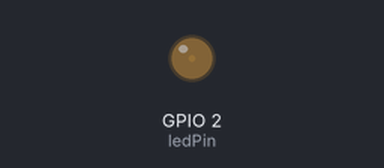
A sketch run on a simulated ESP8266 (Wemos D1 mini). Parts: output pins drawn as LEDs (lit = HIGH). WiFi joins after 1.5 s; servers stay silent unless stated; what the sketch prints to the serial monitor is not drawn.

Above: at 1.6 s.
At 2.5 s:
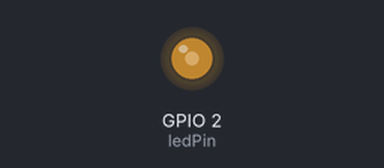
At 3.4 s:
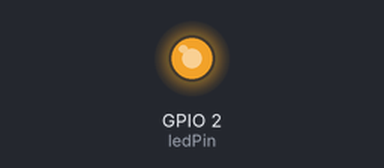
At 5.25 s:
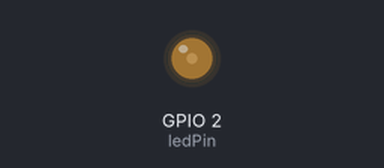
Timing chart, 0 to 7.0 s (numbered marks = the images above):
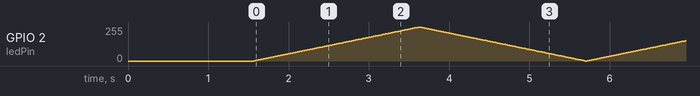

The sketch:

APP_WIFI_OTA_Fade.ino
```cpp
/* M. Gries 2016-05-16 */

/*
 *  Design Specification
 *  Based on ArduinoOTA/WebUpdater for OTA Uploads of any *.bin file the target application will be added here too
 *  an OTA uploader functionality  still remains
 *  so another target application can be uploaded later on or an update of the following target application:
 *
 *  Target Application: FADE
 *  source code copied from original Arduino examples 01.Basics/Fade.ino
 *
 */

//INCLUDES
#include <ESP8266WiFi.h>
#include <WiFiClient.h>
#include <ESP8266WebServer.h>
#include <ESP8266mDNS.h>
#include <ESP8266HTTPUpdateServer.h>

//DECLARATIONS
const int ledPin = BUILTIN_LED;  // the onboard LED
ESP8266WebServer httpServer(80);
ESP8266HTTPUpdateServer httpUpdater;
void wifi();
void ota();
void esp();
void fade();

//SETUP
void setup(void){
  Serial.begin(74880); /* 2016-05-15 modified from 115200 to 74880*/
  Serial.println("Setup: ");
  Serial.println(" configuring Wifi, OTA, ESP, Application (Fade) ... ");
  wifi();
  ota();
  esp();
  // Target Application (Fade) Setup:
  pinMode(ledPin, OUTPUT);  // initialize onboard LED as output
  Serial.println("Fade:");
  Serial.println(" processing fading of built-in LED");
  Serial.println(" application running ...");
}

//LOOP
void loop(void){
  httpServer.handleClient();
  // Target Application Loop:
  fade();
}
```

ESP.ino
```cpp
/*
 *
 * APIs related to deep sleep and watchdog timer are available in the ESP object, only available in Alpha version.
 *
 * ESP.deepSleep(microseconds, mode) will put the chip into deep sleep.
 * mode is one of WAKE_RF_DEFAULT, WAKE_RFCAL, WAKE_NO_RFCAL, WAKE_RF_DISABLED.
 * (GPIO16 needs to be tied to RST to wake from deepSleep.)
 *
 * ESP.restart() restarts the CPU.
 * ESP.getResetReason() returns String containing the last reset resaon in human readable format.
 * ESP.getFreeHeap() returns the free heap size.
 * ESP.getChipId() returns the ESP8266 chip ID as a 32-bit integer.
 *
 * Several APIs may be used to get flash chip info:
 * ESP.getFlashChipId() returns the flash chip ID as a 32-bit integer.
 * ESP.getFlashChipSize() returns the flash chip size, in bytes, as seen by the SDK (may be less than actual size).
 * ESP.getFlashChipSpeed(void) returns the flash chip frequency, in Hz.
 * ESP.getCycleCount() returns the cpu instruction cycle count since start as an unsigned 32-bit.
 * This is useful for accurate timing of very short actions like bit banging.
 *
 * ESP.getVcc() may be used to measure supply voltage.
 * ESP needs to reconfigure the ADC at startup in order for this feature to be available.
 * Add the following line to the top of your sketch to use getVcc:
 * ADC_MODE(ADC_VCC); TOUT pin has to be disconnected in this mode.
 * Note that by default ADC is configured to read from TOUT pin using analogRead(A0), and ESP.getVCC() is not available.
 *
 */

void esp(){
  Serial.println("ESP:");
//ADC_MODE(ADC_VCC); //not supported
//Serial.print(" .getVCC:            \t"); Serial.println(ESP.getVCC()); // not supported
  Serial.print(" .getRestReason:     \t"); Serial.println(ESP.getResetReason());
  Serial.print(" .getFreeHeap:       \t"); Serial.println(ESP.getFreeHeap());
  String sESPchipID;  sESPchipID = ESP.getChipId();
  char buf[12]; sESPchipID.toCharArray(buf, 10);
  Serial.printf(" .getChipId:        \t%s\n", buf );
  Serial.print(" .getFlashChipId:    \t"); Serial.println(ESP.getFlashChipId());
  Serial.print(" .getFlashChipSize:  \t"); Serial.println(ESP.getFlashChipSize());
  Serial.print(" .getFlashChipSpeed: \t"); Serial.println(ESP.getFlashChipSpeed());
  Serial.print(" .getCycleCount:     \t"); Serial.println(ESP.getCycleCount());
}
```

Fade.ino
```cpp
int brightness = 0;          // how bright the LED is (0 = full, 512 = dim, 1023 = off)
int fadeAmount = 5;          // how many points to fade the LED by each loop
const int delayMillis = 10;  // how long to pause between each loop

void fade() {
  // set the LED brightness
  analogWrite(ledPin, brightness);

  // increment/decrement the brightness for the next loop
  brightness = brightness + fadeAmount;

  // limit to 10-bit (0-1023)
  if (brightness < 0) brightness = 0;
  if (brightness > 1023) brightness = 1023;

  // reverse the direction of the fading at each end
  if (brightness == 0 || brightness == 1023) {
    fadeAmount = -fadeAmount;
  }

  // pause so you can see each brightness level
  delay(delayMillis);
};
```

OTA.ino
```cpp
const char* host = "192.168.0.43"; // assign ESP to this IP in Router config

void ota(){
  Serial.println("OTA:");
  MDNS.begin(host);
  httpUpdater.setup(&httpServer);
  httpServer.begin();
  MDNS.addService("http", "tcp", 80);
  Serial.println(" .setup:        \tHTTPUpdateServer ready!");
  Serial.printf("Open \nhttp://%s/update \nin browser\n", host);
}
```

Wifi.ino
```cpp
const char* ssid = "HP LaserJet P1505n";
const char* password = "vQ1tASKOUu";

void wifi(){
  Serial.println("WiFi:");
  WiFi.mode(WIFI_AP_STA);
  WiFi.begin(ssid, password);
  while(WiFi.waitForConnectResult() != WL_CONNECTED){
    WiFi.begin(ssid, password);
    Serial.println("WiFi failed, retrying.");
  }
  IPAddress localhost = WiFi.localIP();
  Serial.print(" .localIP:          \t");  Serial.println(localhost);
  Serial.println(" .printDiag: ");
  WiFi.printDiag(Serial); // will print out some diagnostic info
}
```
